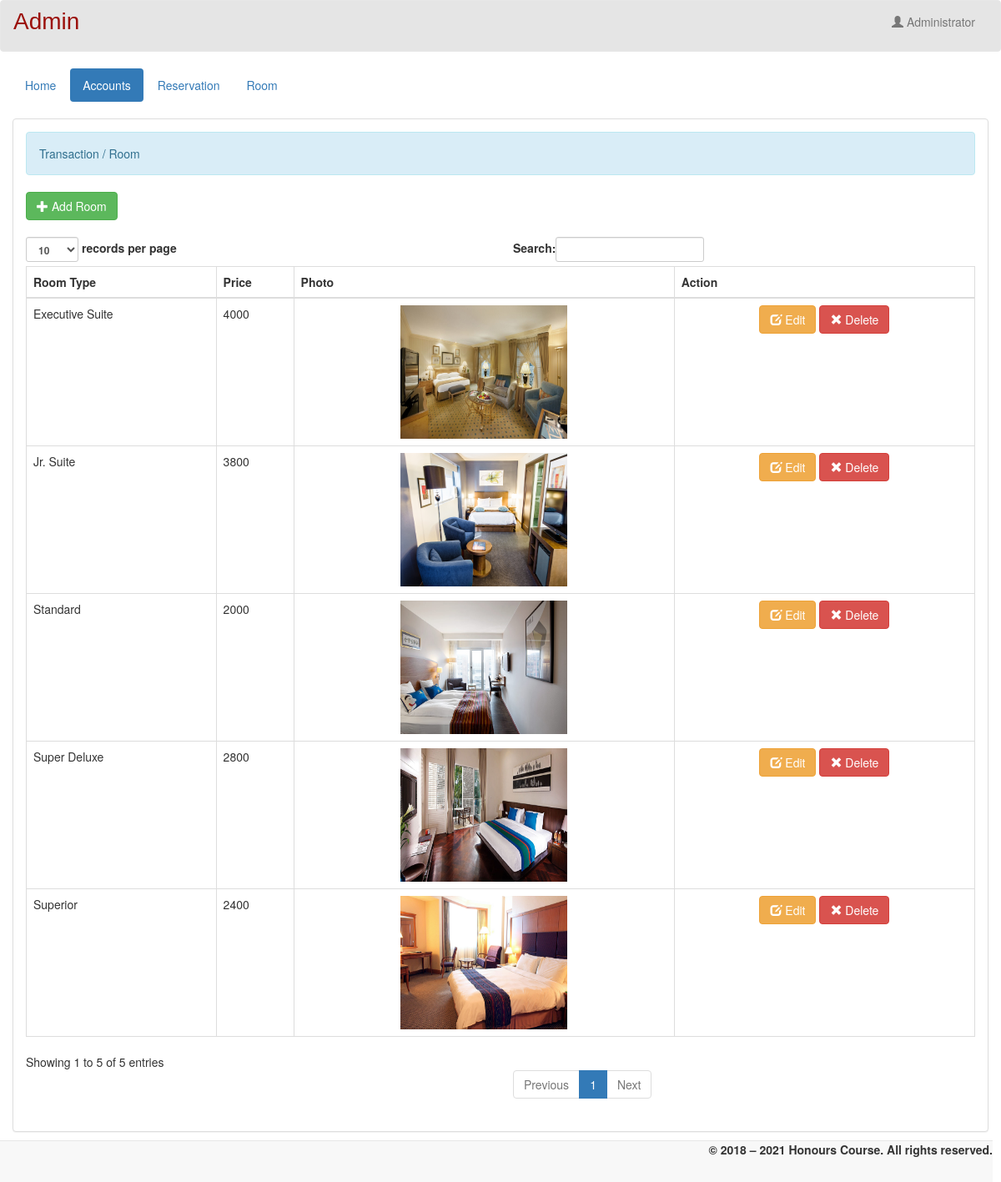
/admin/room.php (signed in), run on the app's committed database.
### tables this page shows
CREATE TABLE `room` (
  `room_id` int(11) NOT NULL,
  `room_type` varchar(50) NOT NULL,
  `price` varchar(11) NOT NULL,
  `photo` varchar(100) NOT NULL
);

### admin/room.php (the view, shortened to what this page needs)
<!DOCTYPE html>
<?php
	require 'name.php';
?>
<html lang = "en">
	<div class = "container-fluid">
		<div class = "panel panel-default">
			<div class = "panel-body">
				<div class = "alert alert-info">Transaction / Room</div>
				<a class = "btn btn-success" href = "add_room.php"><i class = "glyphicon glyphicon-plus"></i> Add Room</a>
				<br />
				<br />
				<table id = "table" class = "table table-bordered">
					<thead>
						<tr>
							<th>Room Type</th>
							<th>Price</th>
							<th>Photo</th>
							<th>Action</th>
						</tr>
					</thead>
					<tbody>
					<?php
						$query = $conn->query("SELECT * FROM `room`") or die(mysqli_error());
						while($fetch = $query->fetch_array()){
					?>
						<tr>
							<td><?php echo $fetch['room_type']?></td>
							<td><?php echo $fetch['price']?></td>
							<td><center><img src = "../photo/<?php echo $fetch['photo']?>" height = "160" width = "200"/></center></td>
							<td><center><a class = "btn btn-warning" href = "edit_room.php?room_id=<?php echo $fetch['room_id']?>"><i class = "glyphicon glyphicon-edit"></i> Edit</a> <a class = "btn btn-danger" onclick = "confirmationDelete(this); return false;" href = "delete_room.php?room_id=<?php echo $fetch['room_id']?>"><i class = "glyphicon glyphicon-remove"></i> Delete</a></center></td>
						</tr>
					<?php
						}
					?>
					</tbody>
				</table>
			</div>
		</div>
	</div>
	<br />
	<br />
</body>
</html>

### data on the page
room: room_type "Standard", price "2000", photo (picture)
room: room_type "Superior", price "2400", photo (picture)
room: room_type "Super Deluxe", price "2800", photo (picture)
room: room_type "Jr. Suite", price "3800", photo (picture)
room: room_type "Executive Suite", price "4000", photo (picture)
